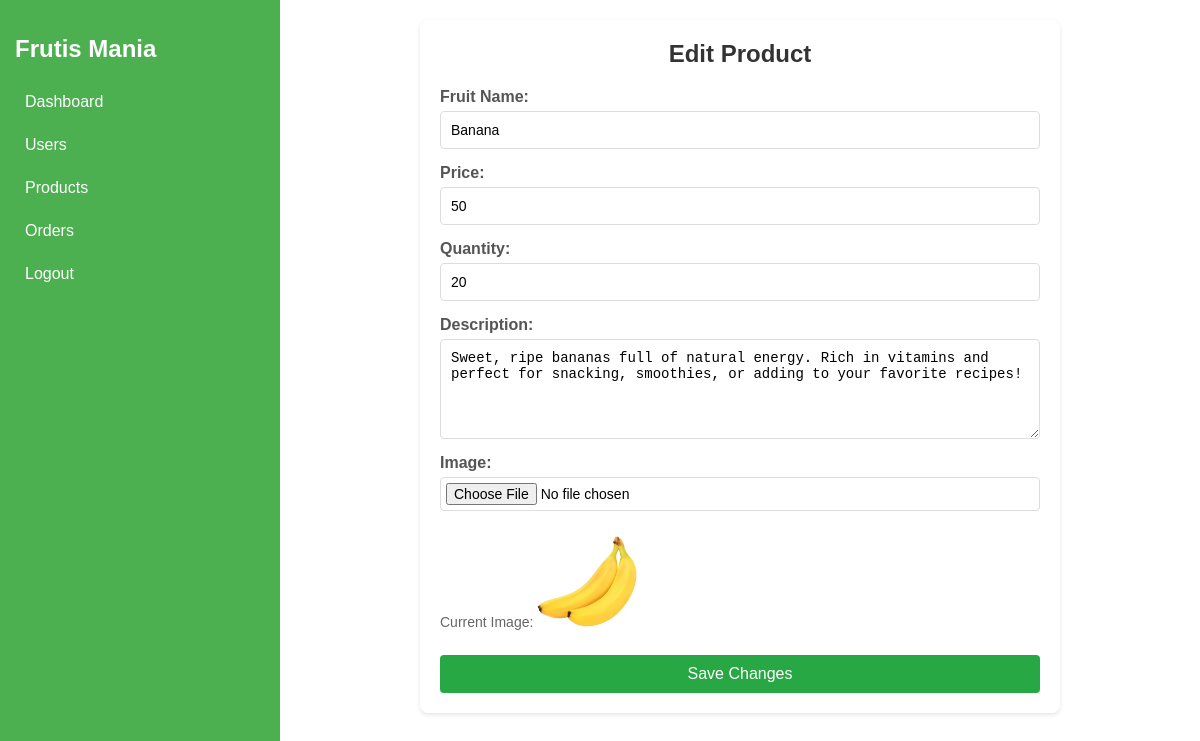
The page /edit_product/2/ on the database its author committed.
### project/models.py (models this page shows, shortened)
class Fruits(models.Model):
    name = models.CharField(max_length=50)
    price = models.IntegerField(default=0)
    description = models.CharField(max_length=400, default='')
    image = models.ImageField(upload_to='media/fruit/')
    stock = models.PositiveIntegerField(null=True, blank=True)

### project/views.py (the view, shortened to what this page needs)
# urls.py: path('edit_product/<int:product_id>/', views.edit_product, name='edit_product'),
def edit_product(request, product_id):
    product = get_object_or_404(Fruits, id=product_id)
    return render(request, 'edit_product.html', {'product': product})

### project/templates/edit_product.html (shortened to what this page needs)
{% extends 'dashboard.html' %}
{% load static %}
{% block extra_css %}
<link rel="stylesheet" href="{% static 'css/edit.css' %}">
    {% endblock %}
{% block content %}
<div class="main-content">
    <div class="card">
        <h2>Edit Product</h2>
        <form method="post" enctype="multipart/form-data">
            <div>
                <label for="name">Fruit Name:</label>
                <input type="text" id="name" name="name" value="{{ product.name }}" required>
            </div>
            <div>
                <label for="price">Price:</label>
                <input type="number" id="price" name="price" value="{{ product.price }}" step="0.01" required>
            </div>
            <div>
                <label for="stock">Quantity:</label>
                <input type="number" id="stock" name="stock" value="{{ product.stock }}" required>
            </div>
            <div>
                <label for="description">Description:</label>
                <textarea id="description" name="description" required>{{ product.description }}</textarea>
            </div>
            <div>
                <label for="image">Image:</label>
                <input type="file" id="image" name="image">
                {% if product.image %}
                    <p>Current Image: <img src="{{ product.image.url }}" alt="{{ product.name }}" width="100"></p>
                {% endif %}
            </div>
            <button type="submit">Save Changes</button>
        </form>
    </div>
</div>
{% endblock %}

### project/static/css/dashboard.css (style rules this page uses)
body { font-family: Arial, sans-serif; margin: 0; padding: 0; background-color: #f4f4f4; }
.main-content { flex-grow: 1; padding: 20px; background-color: white; }
.card { background-color: #fff; padding: 20px; margin-bottom: 20px; border-radius: 4px; box-shadow: 0 2px 4px rgba(0,0,0,0.1); }
.card h2 { margin-top: 0; }

### project/static/css/edit.css (style rules this page uses)
.main-content { padding: 20px; font-family: Arial, sans-serif; }
.card { background: #fff; border-radius: 8px; box-shadow: 0 2px 4px rgba(0, 0, 0, 0.1); padding: 20px; max-width: 600px; margin: 0 auto; }
.card h2 { font-size: 24px; margin-bottom: 20px; color: #333; text-align: center; }
form { display: flex; flex-direction: column; gap: 15px; }
form div { display: flex; flex-direction: column; gap: 5px; }
label { font-weight: bold; color: #555; }
input[type="text"], input[type="number"], textarea, input[type="file"] { padding: 10px; border: 1px solid #ddd; border-radius: 4px; font-size: 14px; width: 100%; box-sizing: border-box; }
textarea { resize: vertical; min-height: 100px; }
input[type="file"] { padding: 5px; }
button[type="submit"] { background: #28a745; color: #fff; padding: 10px 15px; border: none; border-radius: 4px; font-size: 16px; cursor: pointer; transition: background 0.3s ease; }
p { margin: 10px 0; font-size: 14px; color: #666; }
img { border-radius: 4px; margin-top: 10px; }

### rows shown on the page
Fruits: name "Banana", price "50", stock "20", description "Sweet, ripe bananas full of natural energy. Rich in vitamins and perfect for snacking, smoothies, or adding to your favorite recipes!", image (picture)
